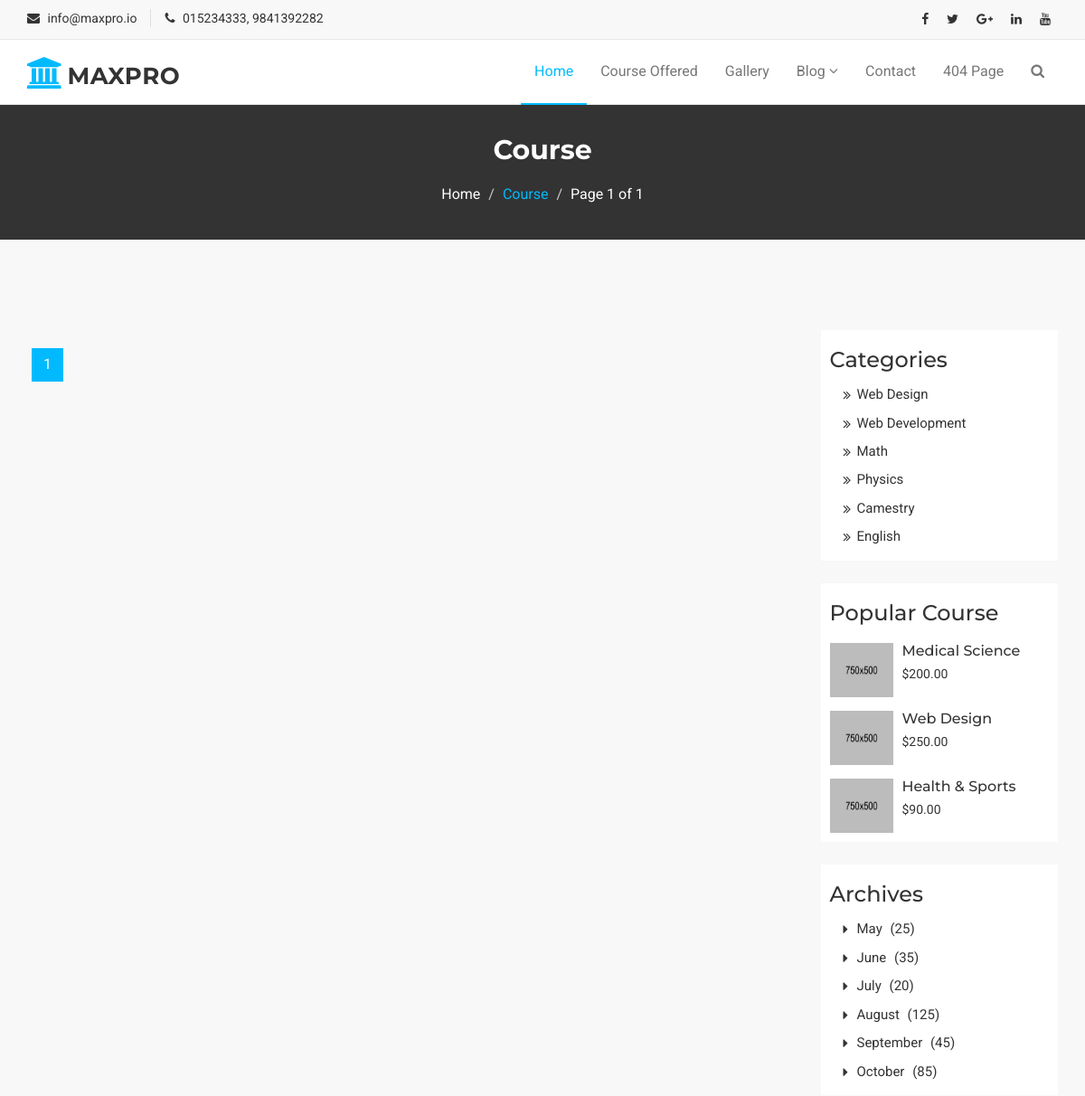
Page /course/?page=2 (upper part) on the earlier database version.
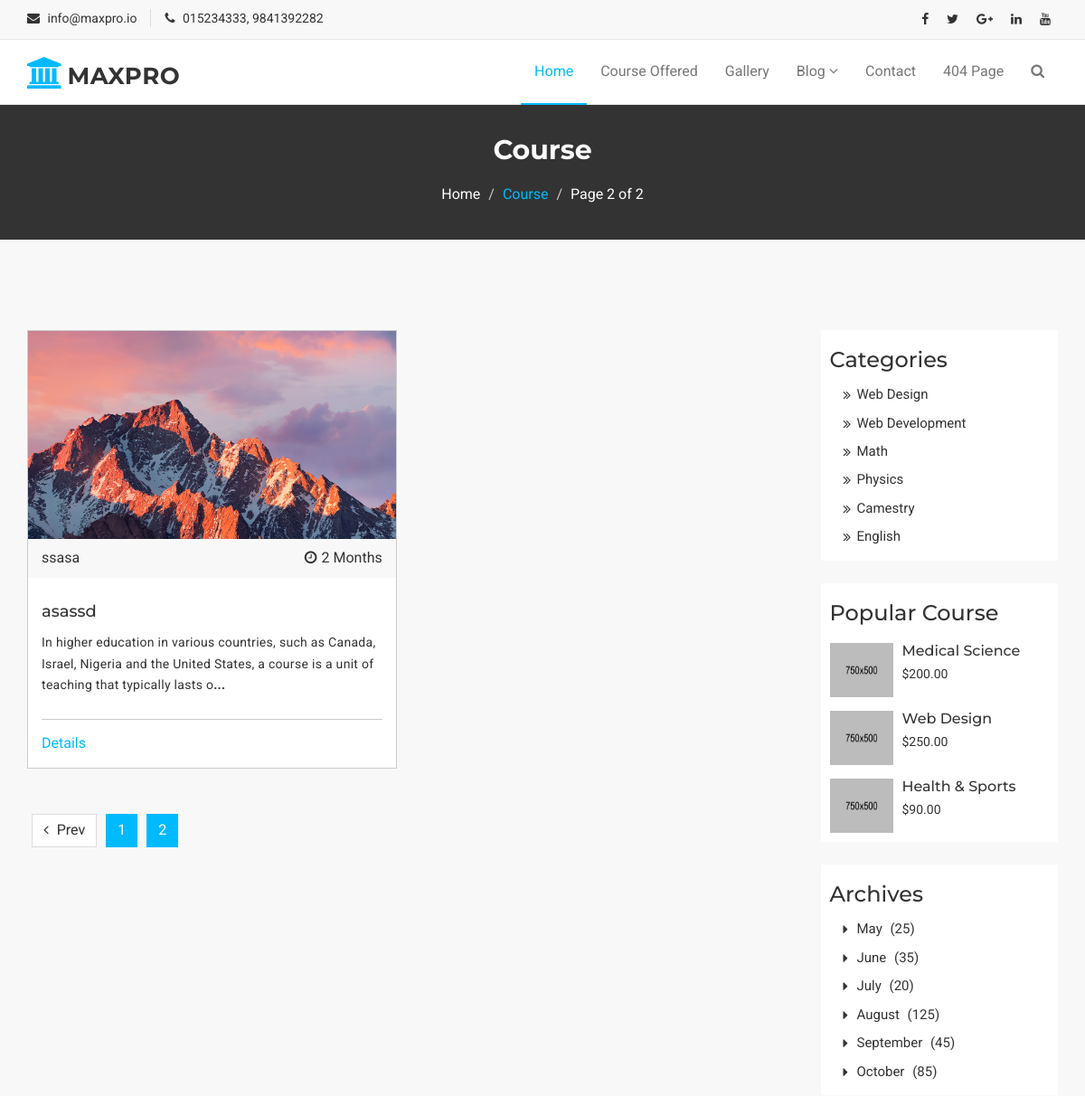
Same page on the later database version.
### MaxproApp/models.py (models this page shows, shortened)
class CourseOffered(models.Model):
    course_id = models.AutoField
    course_title = models.CharField(max_length=50, default="")
    course_category = models.CharField(max_length=50, default="")
    course_desc = models.TextField()
    course_chapter = models.TextField()
    course_duration = models.CharField(max_length=50, default="")
    course_image = models.ImageField(upload_to="images", default="")

### MaxproApp/views.py (the view)
# urls.py: path('course/', views.course, name='course'),
def course(request):
    courses = CourseOffered.objects.all()
    course_paginator = Paginator(courses, 1)
    page_num = request.GET.get('page')
    page = course_paginator.get_page(page_num)
    params = {'page': page}
    return render(request, 'course.html', params)

### Templates/course.html (shortened to what the changed rows need)
{% extends 'include/basic.html' %}
{% load static %}
{% block body %}
<section id="mu-page-breadcrumb">
    <div class="container">
        <div class="row">
            <div class="col-md-12">
                <div class="mu-page-breadcrumb-area">
                    <h2>Course</h2>
                    <ol class="breadcrumb">
                        <li><span class="current">Page {{ page.number }} of {{ page.paginator.num_pages }} </span></li>
                    </ol>
                </div>
            </div>
        </div>
    </div>
</section>
<section id="mu-course-content">
    <div class="container">
        <div class="row">
            <div class="col-md-12">
                <div class="mu-course-content-area">
                    <div class="row">
                        <div class="col-md-9">
                            <div class="mu-course-container">
                                <div class="row">
                                    {% for coursesinfo in page.object_list %}
                                    <div class="col-md-6 col-sm-6">
                                        <div class="mu-latest-course-single">
                                            <figure class="mu-latest-course-img">
                                                <a href="#"><img src="{{ coursesinfo.course_image.url }}" alt="img"
                                                                 height="230"></a>
                                                <figcaption class="mu-latest-course-imgcaption">
                                                    <a href="#">{{coursesinfo.course_category}}</a>
                                                    <span><i
                                                            class="fa fa-clock-o"></i>{{coursesinfo.course_duration}}</span>
                                                </figcaption>
                                            </figure>
                                            <div class="mu-latest-course-single-content">
                                                <h4><a href="#">{{coursesinfo.course_title}}</a></h4>
                                                <p>{{coursesinfo.course_desc | slice:"0:150"}}<b>... </b></p>
                                                <div class="mu-latest-course-single-contbottom">
                                                    <a class="mu-course-details"
                                                       href="/courseDetails/{{coursesinfo.id}}">Details</a>
                                                </div>
                                            </div>
                                        </div>
                                    </div>
                                    {%endfor%}
                                </div>
                            </div>
                            <div class="mu-pagination">
                                <nav>
                                    <ul class="pagination">
                                        <li>
                                            {% if page.has_previous %}
                                            <a href="{% url 'course' %}?page={{ page.previous_page_number }}"
                                               aria-label="Previous"><span class="fa fa-angle-left"></span> Prev</a>
                                            {% endif %}
                                        </li>
                                        {% for page_Range in page.paginator.page_range %}
                                        {% if forloop.counter < 5 %}
                                        <li class="active"><a href="?page={{forloop.counter}}">{{forloop.counter}}</a>
                                        </li>
                                        {% endif %}
                                        {% endfor %}
                                    </ul>
                                </nav>
                            </div>
                        </div>
                    </div>
                </div>
            </div>
        </div>
    </div>
</section>
{%endblock%}

Differences in the rows shown:
added CourseOffered: course_image (picture), course_category "ssasa", course_duration "2 Months", course_title "asassd", course_desc "In higher education in various countries, such as Canada, Israel, Nigeria and the United States, a course is a unit of teaching that typically lasts o"
Other differences:
{{ page.number }}: "1" → "2"
{{ page.paginator.num_pages }}: "1" → "2"
text now shown: "Prev"
new list line: "2"
